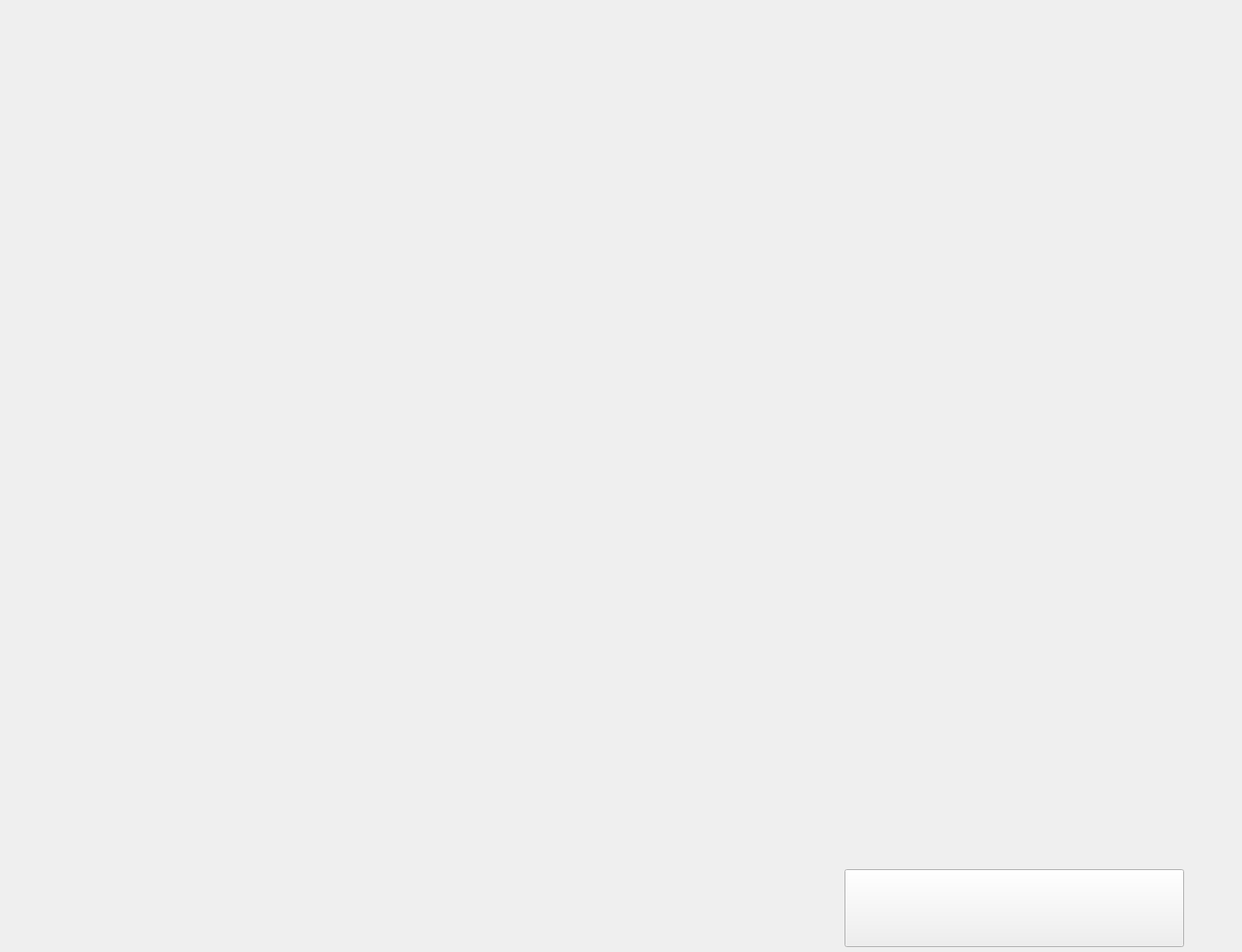
<?xml version="1.0" encoding="UTF-8"?>
<ui version="4.0">
 <class>Randompic</class>
 <widget class="QWidget" name="Randompic">
  <property name="geometry">
   <rect>
    <x>0</x>
    <y>0</y>
    <width>1500</width>
    <height>1150</height>
   </rect>
  </property>
  <property name="windowTitle">
   <string>Form</string>
  </property>
  <widget class="QWidget" name="verticalLayoutWidget">
   <property name="geometry">
    <rect>
     <x>10</x>
     <y>10</y>
     <width>1481</width>
     <height>1031</height>
    </rect>
   </property>
   <layout class="QVBoxLayout" name="verticalLayout"/>
  </widget>
  <widget class="QPushButton" name="pushButton">
   <property name="geometry">
    <rect>
     <x>1020</x>
     <y>1050</y>
     <width>410</width>
     <height>94</height>
    </rect>
   </property>
   <property name="text">
    <string/>
   </property>
  </widget>
 </widget>
 <resources/>
 <connections/>
</ui>
